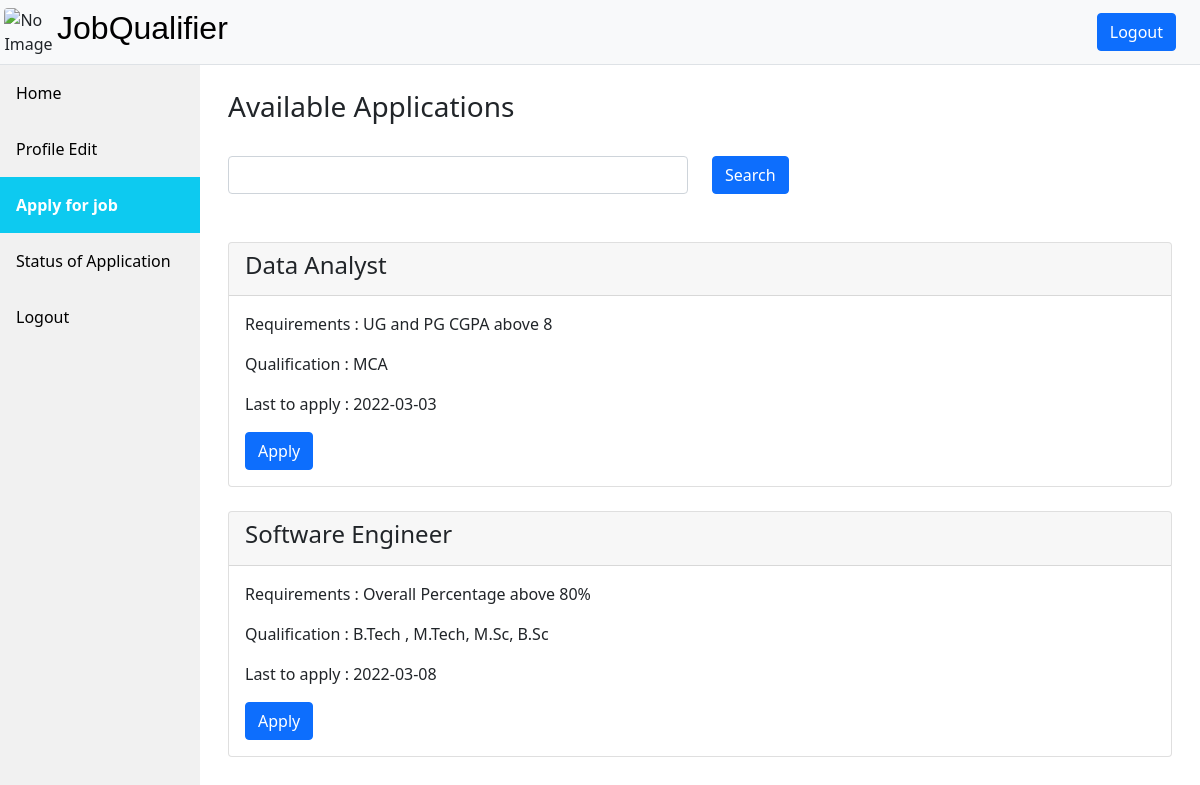
The app's page /candidate/selectapplication.php (signed in) with its own data.
### tables this page shows
CREATE TABLE `roles` (
  `roleid` varchar(15) NOT NULL,
  `Name` varchar(25) NOT NULL,
  `requirement` varchar(100) NOT NULL,
  `qualification` varchar(100) NOT NULL,
  `last_date` date NOT NULL
);

### candidate/selectapplication.php (the view, shortened to what this page needs)
<?php
  	$conn = mysqli_connect("localhost","root","","jobqualifier");
	if($_SERVER["REQUEST_METHOD"]=="POST"){
		$word = $_POST['role'];
  		$roles = "select * from roles where last_date > sysdate() AND Name LIKE '%$word%';";
	}
	else{
		$roles = "select * from roles where last_date > sysdate();";
	}
  	$result = mysqli_query($conn,$roles);
?>
<!DOCTYPE html>
<html lang="en">
	<head>
		<link href="https://cdn.jsdelivr.net/npm/bootstrap@5.1.3/dist/css/bootstrap.min.css" rel="stylesheet">
		<link rel="stylesheet" href="../assets/index.css">
		<link rel="stylesheet" href="../assets/sidebar.css">
	</head>
	<body>
		<header class="d-flex flex-wrap justify-content-left py-2 border-bottom bg-light">
			<div class="d-flex align-items-center  me-md-auto">
				<img src="../assets/images/logo.webp" alt="No Image" id="logo" style="margin-left: 2%;" class="rounded">
				<h5 class="fs-2 companytitle" style="margin-left: 2%;">JobQualifier</h5>
			</div>
			<ul class="nav nav-pills align-items-center" style="margin-right:2%">
				<li class="nav-item">
					<a href="../logout.php">
						<input type="button" value="Logout"  class="btn btn-primary">
					</a>
				</li>
			</ul>
		</header>
		<div class="sidebar">
			<a href="../candidatedashboard.php">Home</a>
			<a href="editProfile.php">Profile Edit</a>
			<a class="active"href="selectapplication.php">Apply for job</a>
			<a href="statusview.php">Status of Application</a>
			<a href="../logout.php">Logout</a>
		</div>
		<div class="content">
			<div class="container"><br>
				<h3> Available Applications </h3><br/>
				<form action="selectapplication.php" method="post">
					<div class="form-group">
						<div class="row">
							<div class="col">
								<input type="text" name="role" class="form-control" id="srole">
							</div>
							<div class="col">
								<button type="submit" name="Search" class="btn btn-primary">Search</button>
							</div>
						</div>
					</div>
				</form>
				<br><br>
				<?php if ($result->num_rows > 0) :?>
				<?php while($row = $result->fetch_assoc()) :?>
				<div class="card card-default">
					<div class="card-header">
						<h4 class="card-title"><?php echo $row['Name'];?></h4>
					</div>
					<div class="card-body">
						<p>Requirements  : <?php echo $row['requirement'];?></p>
						<p>Qualification : <?php echo $row['qualification'];?></p>
						<p>Last to apply : <?php echo $row['last_date'];?></p>
						<a href="terms.php?roleid=<?php echo $row['roleid']; ?>">
							<button class="btn btn-primary">Apply</button>
						</a>
					</div>
				</div>
				<br/>
				<?php endwhile; ?>
				<?php else: ?>
					<h4> Wait for our updates </h4>
				<?php endif; ?>
			</div>
		</div>
	</body>
</html>

### assets/index.css (style rules this page uses)
#logo { max-width: 50px; max-height: 50px; margin-left: 10%; }
.companytitle { font-family: 'Gill Sans', 'Gill Sans MT', Calibri, 'Trebuchet MS', sans-serif; color: black; }
header { overflow: auto; position:sticky; top:0; }

### assets/sidebar.css (style rules this page uses)
body { height: 100%; }
.sidebar { margin: 0; padding: 0; width: 200px; background-color: #f1f1f1; position: fixed; height: 100%; overflow: auto; }
.sidebar a { display: block; color: black; padding: 16px; text-decoration: none; }
.sidebar a.active { background-color: #0dcaf0 !important; color: white; font-weight: bold; }
div.content { margin-left: 200px; padding: 1px 16px; height: 100%; }

### records on screen
roles: Name "Data Analyst", requirement "UG and PG CGPA above 8", qualification "MCA", last_date "2022-03-03"
roles: Name "Software Engineer", requirement "Overall Percentage above 80%", qualification "B.Tech , M.Tech, M.Sc, B.Sc", last_date "2022-03-08"
